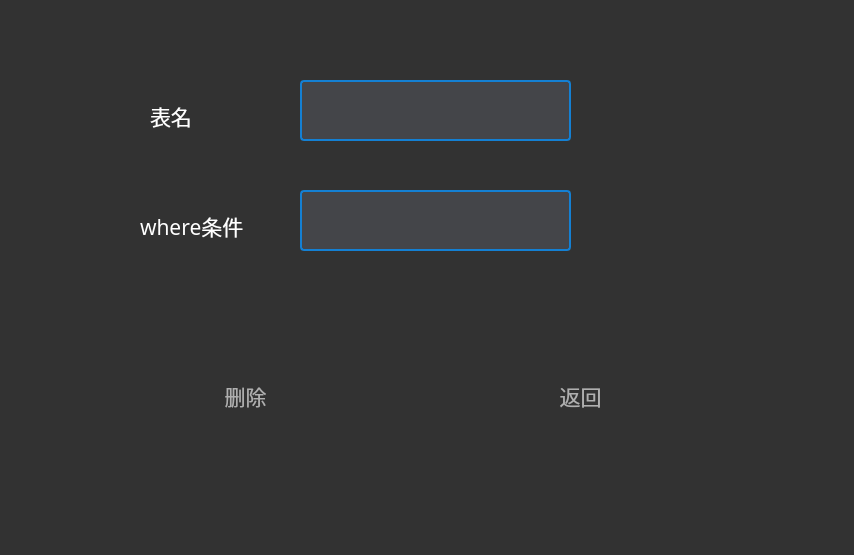
<?xml version="1.0" encoding="UTF-8"?>
<ui version="4.0">
 <class>deleteTable</class>
 <widget class="QWidget" name="deleteTable">
  <property name="geometry">
   <rect>
    <x>0</x>
    <y>0</y>
    <width>854</width>
    <height>555</height>
   </rect>
  </property>
  <property name="windowTitle">
   <string>Form</string>
  </property>
  <property name="styleSheet">
   <string notr="true">background: rgb(50, 50, 50);</string>
  </property>
  <widget class="QLabel" name="delete_Lable">
   <property name="geometry">
    <rect>
     <x>150</x>
     <y>95</y>
     <width>131</width>
     <height>41</height>
    </rect>
   </property>
   <property name="font">
    <font>
     <family>幼圆</family>
     <pointsize>16</pointsize>
    </font>
   </property>
   <property name="styleSheet">
    <string notr="true">color: rgb(255, 255, 255);</string>
   </property>
   <property name="text">
    <string>表名</string>
   </property>
  </widget>
  <widget class="QLabel" name="label_2">
   <property name="geometry">
    <rect>
     <x>140</x>
     <y>200</y>
     <width>151</width>
     <height>51</height>
    </rect>
   </property>
   <property name="font">
    <font>
     <family>幼圆</family>
     <pointsize>16</pointsize>
    </font>
   </property>
   <property name="styleSheet">
    <string notr="true">color: rgb(255, 255, 255);</string>
   </property>
   <property name="text">
    <string>where条件</string>
   </property>
  </widget>
  <widget class="QTextEdit" name="delete_textEdit">
   <property name="geometry">
    <rect>
     <x>300</x>
     <y>80</y>
     <width>271</width>
     <height>61</height>
    </rect>
   </property>
   <property name="styleSheet">
    <string notr="true">background: rgb(68, 69, 73);
border-radius:4px;
border:2px solid rgb(20, 128, 211);
color: white;
</string>
   </property>
  </widget>
  <widget class="QTextEdit" name="where_textEdit">
   <property name="geometry">
    <rect>
     <x>300</x>
     <y>190</y>
     <width>271</width>
     <height>61</height>
    </rect>
   </property>
   <property name="styleSheet">
    <string notr="true">background: rgb(68, 69, 73);
border-radius:4px;
border:2px solid rgb(20, 128, 211);
color: white;
</string>
   </property>
  </widget>
  <widget class="QPushButton" name="delete_pushButton">
   <property name="geometry">
    <rect>
     <x>170</x>
     <y>370</y>
     <width>151</width>
     <height>51</height>
    </rect>
   </property>
   <property name="font">
    <font>
     <family>幼圆</family>
     <pointsize>16</pointsize>
    </font>
   </property>
   <property name="styleSheet">
    <string notr="true">border: none;
        color: rgb(175, 175, 175);
        background: transparent;
        padding: 10px;
        qproperty-icon: url(:/Black/nscc);
        qproperty-iconSize: 32px 32px;
        qproperty-toolButtonStyle: ToolButtonTextUnderIcon;
</string>
   </property>
   <property name="text">
    <string>删除</string>
   </property>
  </widget>
  <widget class="QPushButton" name="back_pushButton">
   <property name="geometry">
    <rect>
     <x>520</x>
     <y>370</y>
     <width>121</width>
     <height>51</height>
    </rect>
   </property>
   <property name="font">
    <font>
     <family>幼圆</family>
     <pointsize>16</pointsize>
    </font>
   </property>
   <property name="styleSheet">
    <string notr="true">border: none;
        color: rgb(175, 175, 175);
        background: transparent;
        padding: 10px;
        qproperty-icon: url(:/Black/nscc);
        qproperty-iconSize: 32px 32px;
        qproperty-toolButtonStyle: ToolButtonTextUnderIcon;
</string>
   </property>
   <property name="text">
    <string>返回</string>
   </property>
  </widget>
 </widget>
 <resources/>
 <connections/>
</ui>
